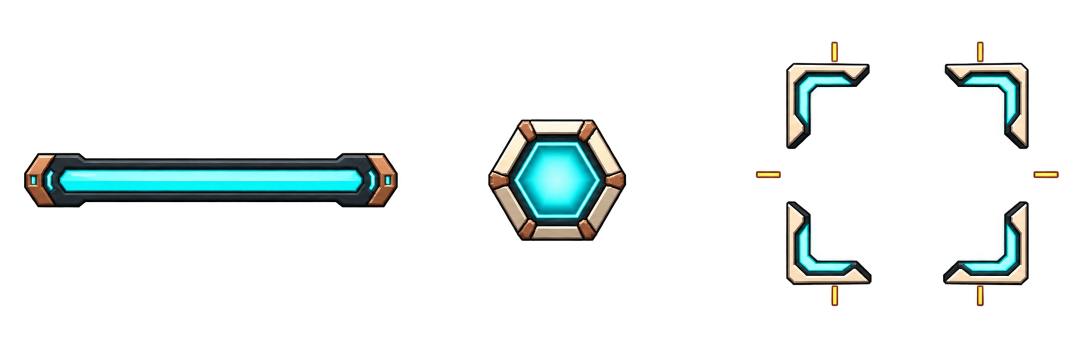
#> input picture Lattice/Assets/_Project/Resources/UI/Generated/ui-controls.png, 2172 x 724 px, given in place of Generated, which was not available (shown at 1/2 size)
$ python contact_sheet.py ../Lattice/Assets/_Project/Resources/UI/Generated --out out.png
#> lines starting #> are read from the running program, lines starting #| are printed output that depends on the picture; pictures that were not available may be replaced by others from this repository, and a replacement may not be noted
"""Contact sheet of inspected Unity pose renders. Port of p64_contact_sheet.
Usage: python tools/contact_sheet.py Builds/logs/renders/*.png --out Builds/logs/renders/contact_sheet.png
This composes existing rendered evidence; it never substitutes for generation.
"""
from pathlib import Path
import argparse
import glob
from PIL import Image, ImageDraw, ImageFont

def main():
    p=argparse.ArgumentParser();p.add_argument('images',nargs='+');p.add_argument('--out',required=True)
    args=p.parse_args();paths=[]
    for pattern in args.images: paths.extend(Path(x) for x in glob.glob(pattern))
    paths=[x for x in paths if x.resolve()!=Path(args.out).resolve()]
    if not paths:raise SystemExit('FAILED: no source renders')
    tile_w,tile_h=420,450;cols=min(4,len(paths));rows=(len(paths)+cols-1)//cols
    canvas=Image.new('RGB',(cols*tile_w,rows*tile_h),(16,22,32));draw=ImageDraw.Draw(canvas)
#> after `canvas = Image.new('RGB', (cols * tile_w, rows * tile_h), (16, 22, 32)`:
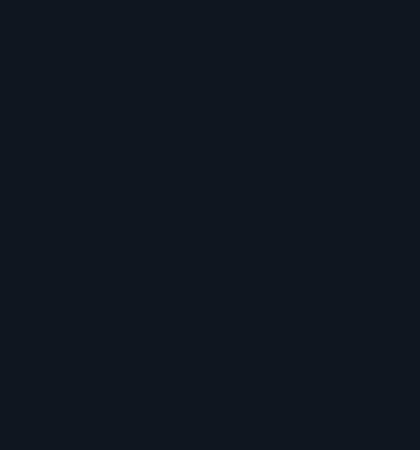
#> canvas: PIL image 420x450 RGB; mean R, G, B 16, 22, 32
    for i,path in enumerate(paths):
        source=Image.open(path).convert('RGB');source.thumbnail((400,400))
#> after `source = Image.open(path).convert('RGB')`:
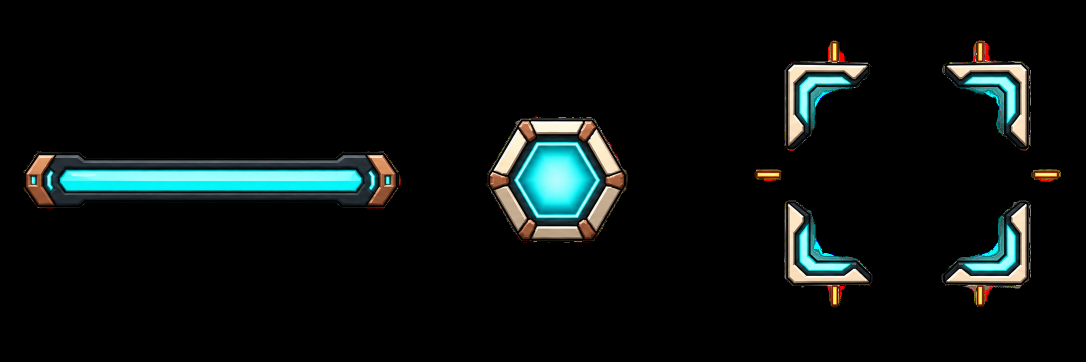
#> source: PIL image 2172x724 RGB (shown at 1/2 size); mean R, G, B 10.9, 16.3, 15.5
#> after `source.thumbnail((400, 400))`:
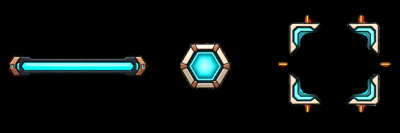
#> source: PIL image 400x133 RGB; mean R, G, B 11, 16.4, 15.6
        x=(i%cols)*tile_w;y=(i//cols)*tile_h
        canvas.paste(source,(x+(tile_w-source.width)//2,y+10))
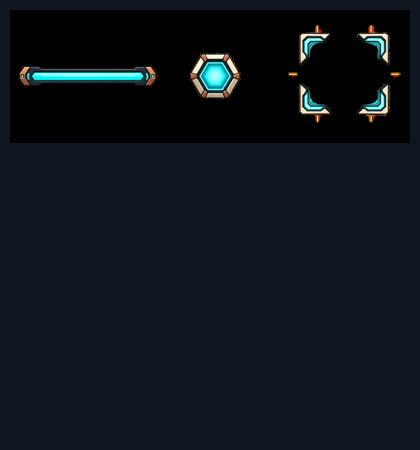
#> canvas: PIL image 420x450 RGB; mean R, G, B 14.6, 20.4, 27.4
        draw.text((x+12,y+416),path.stem,fill=(230,240,255),font=ImageFont.truetype('C:/Windows/Fonts/arial.ttf',18))
    out=Path(args.out);out.parent.mkdir(parents=True,exist_ok=True);canvas.save(out)
#> after `out = Path(args.out)`:
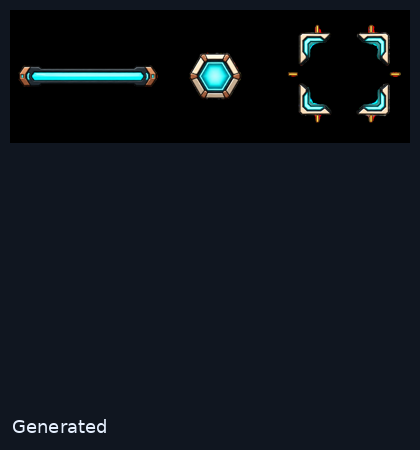
#> saved as out.png: PIL image 420x450 RGB; mean R, G, B 15.1, 20.9, 27.9
    print(f'CONTACT_SHEET_OK tiles={len(paths)} path={out}')
if __name__=='__main__':main()
